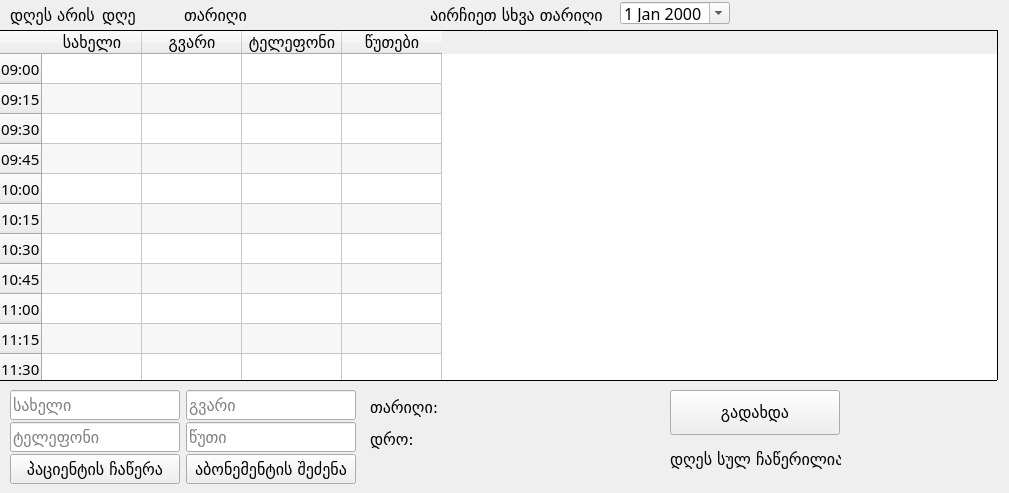
    <widget class="QWidget" name="sol_2">
     <attribute name="title">
      <string>სოლარიუმი 2</string>
     </attribute>
     <widget class="QLabel" name="sol_2_time">
      <property name="geometry">
       <rect>
        <x>432</x>
        <y>428</y>
        <width>90</width>
        <height>16</height>
       </rect>
      </property>
      <property name="font">
       <font>
        <family>BPG Nino Mtavruli</family>
        <pointsize>12</pointsize>
       </font>
      </property>
      <property name="text">
       <string/>
      </property>
     </widget>
     <widget class="QPushButton" name="sol_2_make_an_appointment_button">
      <property name="geometry">
       <rect>
        <x>10</x>
        <y>454</y>
        <width>170</width>
        <height>30</height>
       </rect>
      </property>
      <property name="font">
       <font>
        <family>BPG Nino Mtavruli</family>
        <pointsize>12</pointsize>
       </font>
      </property>
      <property name="text">
       <string>პაციენტის ჩაწერა</string>
      </property>
     </widget>
     <widget class="QLabel" name="sol_2_patients">
      <property name="geometry">
       <rect>
        <x>852</x>
        <y>446</y>
        <width>66</width>
        <height>25</height>
       </rect>
      </property>
      <property name="font">
       <font>
        <family>BPG Nino Mtavruli</family>
        <pointsize>12</pointsize>
       </font>
      </property>
      <property name="text">
       <string/>
      </property>
     </widget>
     <widget class="QLabel" name="sol_2_current_date">
      <property name="geometry">
       <rect>
        <x>184</x>
        <y>6</y>
        <width>120</width>
        <height>19</height>
       </rect>
      </property>
      <property name="font">
       <font>
        <family>BPG Nino Mtavruli</family>
        <pointsize>12</pointsize>
       </font>
      </property>
      <property name="text">
       <string>თარიღი</string>
      </property>
     </widget>
     <widget class="QLineEdit" name="sol_2_phone">
      <property name="geometry">
       <rect>
        <x>10</x>
        <y>422</y>
        <width>170</width>
        <height>30</height>
       </rect>
      </property>
      <property name="font">
       <font>
        <family>BPG Nino Mtavruli</family>
        <pointsize>12</pointsize>
       </font>
      </property>
      <property name="placeholderText">
       <string>ტელეფონი</string>
      </property>
     </widget>
     <widget class="QLabel" name="sol_2_date_label">
      <property name="geometry">
       <rect>
        <x>370</x>
        <y>398</y>
        <width>70</width>
        <height>19</height>
       </rect>
      </property>
      <property name="font">
       <font>
        <family>BPG Nino Mtavruli</family>
        <pointsize>12</pointsize>
       </font>
      </property>
      <property name="text">
       <string>თარიღი:</string>
      </property>
     </widget>
     <widget class="QLabel" name="sol_2_patients_label">
      <property name="geometry">
       <rect>
        <x>670</x>
        <y>450</y>
        <width>171</width>
        <height>19</height>
       </rect>
      </property>
      <property name="font">
       <font>
        <family>BPG Nino Mtavruli</family>
        <pointsize>12</pointsize>
       </font>
      </property>
      <property name="text">
       <string>დღეს სულ ჩაწერილია:</string>
      </property>
     </widget>
     <widget class="QLabel" name="sol_2_choose_date">
      <property name="geometry">
       <rect>
        <x>430</x>
        <y>6</y>
        <width>174</width>
        <height>19</height>
       </rect>
      </property>
      <property name="font">
       <font>
        <family>BPG Nino Mtavruli</family>
        <pointsize>12</pointsize>
       </font>
      </property>
      <property name="text">
       <string>აირჩიეთ სხვა თარიღი:</string>
      </property>
     </widget>
     <widget class="QLineEdit" name="sol_2_lname">
      <property name="geometry">
       <rect>
        <x>186</x>
        <y>390</y>
        <width>170</width>
        <height>30</height>
       </rect>
      </property>
      <property name="font">
       <font>
        <family>BPG Nino Mtavruli</family>
        <pointsize>12</pointsize>
       </font>
      </property>
      <property name="whatsThis">
       <string/>
      </property>
      <property name="inputMask">
       <string/>
      </property>
      <property name="placeholderText">
       <string>გვარი</string>
      </property>
     </widget>
     <widget class="QPushButton" name="sol_2_pay_button">
      <property name="geometry">
       <rect>
        <x>670</x>
        <y>390</y>
        <width>170</width>
        <height>45</height>
       </rect>
      </property>
      <property name="font">
       <font>
        <family>BPG Nino Mtavruli</family>
        <pointsize>12</pointsize>
       </font>
      </property>
      <property name="text">
       <string>გადახდა</string>
      </property>
     </widget>
     <widget class="QLineEdit" name="sol_2_minutes">
      <property name="geometry">
       <rect>
        <x>186</x>
        <y>422</y>
        <width>170</width>
        <height>30</height>
       </rect>
      </property>
      <property name="font">
       <font>
        <family>BPG Nino Mtavruli</family>
        <pointsize>12</pointsize>
       </font>
      </property>
      <property name="placeholderText">
       <string>წუთი</string>
      </property>
     </widget>
     <widget class="QLineEdit" name="sol_2_fname">
      <property name="geometry">
       <rect>
        <x>10</x>
        <y>390</y>
        <width>170</width>
        <height>30</height>
       </rect>
      </property>
      <property name="font">
       <font>
        <family>BPG Nino Mtavruli</family>
        <pointsize>12</pointsize>
       </font>
      </property>
      <property name="placeholderText">
       <string>სახელი</string>
      </property>
     </widget>
     <widget class="QTableWidget" name="sol_2_appointments">
      <property name="geometry">
       <rect>
        <x>-2</x>
        <y>30</y>
        <width>1000</width>
        <height>351</height>
       </rect>
      </property>
      <property name="sizePolicy">
       <sizepolicy hsizetype="Expanding" vsizetype="Expanding">
        <horstretch>0</horstretch>
        <verstretch>0</verstretch>
       </sizepolicy>
      </property>
      <property name="maximumSize">
       <size>
        <width>1001</width>
        <height>16777215</height>
       </size>
      </property>
      <property name="baseSize">
       <size>
        <width>0</width>
        <height>0</height>
       </size>
      </property>
      <property name="font">
       <font>
        <family>BPG Nino Mtavruli</family>
        <pointsize>11</pointsize>
       </font>
      </property>
      <property name="styleSheet">
       <string notr="true">QTableWidget#sol_1 {
	color: red;
}</string>
      </property>
      <property name="frameShape">
       <enum>QFrame::Panel</enum>
      </property>
      <property name="frameShadow">
       <enum>QFrame::Plain</enum>
      </property>
      <property name="verticalScrollBarPolicy">
       <enum>Qt::ScrollBarAlwaysOff</enum>
      </property>
      <property name="alternatingRowColors">
       <bool>true</bool>
      </property>
      <property name="showGrid">
       <bool>true</bool>
      </property>
      <property name="gridStyle">
       <enum>Qt::SolidLine</enum>
      </property>
      <property name="sortingEnabled">
       <bool>false</bool>
      </property>
      <row>
       <property name="text">
        <string>09:00</string>
       </property>
      </row>
      <row>
       <property name="text">
        <string>09:15</string>
       </property>
      </row>
      <row>
       <property name="text">
        <string>09:30</string>
       </property>
      </row>
      <row>
       <property name="text">
        <string>09:45</string>
       </property>
      </row>
      <row>
       <property name="text">
        <string>10:00</string>
       </property>
      </row>
      <row>
       <property name="text">
        <string>10:15</string>
       </property>
      </row>
      <row>
       <property name="text">
        <string>10:30</string>
       </property>
      </row>
      <row>
       <property name="text">
        <string>10:45</string>
       </property>
      </row>
      <row>
       <property name="text">
        <string>11:00</string>
       </property>
      </row>
      <row>
       <property name="text">
        <string>11:15</string>
       </property>
      </row>
      <row>
       <property name="text">
        <string>11:30</string>
       </property>
      </row>
      <row>
       <property name="text">
        <string>11:45</string>
       </property>
      </row>
      <row>
       <property name="text">
        <string>12:00</string>
       </property>
      </row>
      <row>
       <property name="text">
        <string>12:15</string>
       </property>
      </row>
      <row>
       <property name="text">
        <string>12:30</string>
       </property>
      </row>
      <row>
       <property name="text">
        <string>12:45</string>
       </property>
      </row>
      <row>
       <property name="text">
        <string>13:00</string>
       </property>
      </row>
      <row>
       <property name="text">
        <string>13:15</string>
       </property>
      </row>
      <row>
       <property name="text">
        <string>13:30</string>
       </property>
      </row>
      <row>
       <property name="text">
        <string>13:45</string>
       </property>
      </row>
      <row>
       <property name="text">
        <string>14:00</string>
       </property>
      </row>
      <row>
       <property name="text">
        <string>14:15</string>
       </property>
      </row>
      <row>
       <property name="text">
        <string>14:30</string>
       </property>
      </row>
      <row>
       <property name="text">
        <string>14:45</string>
       </property>
      </row>
      <row>
       <property name="text">
        <string>15:00</string>
       </property>
      </row>
      <row>
       <property name="text">
        <string>15:15</string>
       </property>
      </row>
      <row>
       <property name="text">
        <string>15:30</string>
       </property>
      </row>
      <row>
       <property name="text">
        <string>15:45</string>
       </property>
      </row>
      <row>
       <property name="text">
        <string>16:00</string>
       </property>
      </row>
      <row>
       <property name="text">
        <string>16:15</string>
       </property>
      </row>
      <row>
       <property name="text">
        <string>16:30</string>
       </property>
      </row>
      <row>
       <property name="text">
        <string>16:45</string>
       </property>
      </row>
      <row>
       <property name="text">
        <string>17:00</string>
       </property>
      </row>
      <row>
       <property name="text">
        <string>17:15</string>
       </property>
      </row>
      <row>
       <property name="text">
        <string>17:30</string>
       </property>
      </row>
      <row>
       <property name="text">
        <string>17:45</string>
       </property>
      </row>
      <row>
       <property name="text">
        <string>18:00</string>
       </property>
      </row>
      <row>
       <property name="text">
        <string>18:15</string>
       </property>
      </row>
      <row>
       <property name="text">
        <string>18:30</string>
       </property>
      </row>
      <row>
       <property name="text">
        <string>18:45</string>
       </property>
      </row>
      <row>
       <property name="text">
        <string>19:00</string>
       </property>
      </row>
      <row>
       <property name="text">
        <string>19:15</string>
       </property>
      </row>
      <row>
       <property name="text">
        <string>19:30</string>
       </property>
      </row>
      <row>
       <property name="text">
        <string>19:45</string>
       </property>
      </row>
      <column>
       <property name="text">
        <string>სახელი</string>
       </property>
       <property name="font">
        <font>
         <family>BPG Nino Mtavruli</family>
         <pointsize>12</pointsize>
        </font>
       </property>
       <property name="textAlignment">
        <set>AlignCenter</set>
       </property>
      </column>
      <column>
       <property name="text">
        <string>გვარი</string>
       </property>
       <property name="font">
        <font>
         <family>BPG Nino Mtavruli</family>
         <pointsize>12</pointsize>
        </font>
       </property>
       <property name="textAlignment">
        <set>AlignCenter</set>
       </property>
      </column>
      <column>
       <property name="text">
        <string>ტელეფონი</string>
       </property>
       <property name="font">
        <font>
         <family>BPG Nino Mtavruli</family>
         <pointsize>12</pointsize>
        </font>
       </property>
       <property name="textAlignment">
        <set>AlignCenter</set>
       </property>
      </column>
      <column>
       <property name="text">
        <string>წუთები</string>
       </property>
       <property name="font">
        <font>
         <family>BPG Nino Mtavruli</family>
         <pointsize>12</pointsize>
        </font>
       </property>
       <property name="textAlignment">
        <set>AlignCenter</set>
       </property>
      </column>
      <item row="2" column="1">
       <property name="text">
        <string/>
       </property>
      </item>
      <item row="4" column="2">
       <property name="text">
        <string/>
       </property>
      </item>
     </widget>
     <widget class="QLabel" name="sol_2_time_label">
      <property name="geometry">
       <rect>
        <x>370</x>
        <y>430</y>
        <width>42</width>
        <height>19</height>
       </rect>
      </property>
      <property name="font">
       <font>
        <family>BPG Nino Mtavruli</family>
        <pointsize>12</pointsize>
       </font>
      </property>
      <property name="text">
       <string>დრო:</string>
      </property>
     </widget>
     <widget class="QDateEdit" name="sol_2_new_date">
      <property name="geometry">
       <rect>
        <x>620</x>
        <y>2</y>
        <width>110</width>
        <height>22</height>
       </rect>
      </property>
      <property name="font">
       <font>
        <family>BPG Nino Mtavruli</family>
        <pointsize>12</pointsize>
       </font>
      </property>
      <property name="calendarPopup">
       <bool>true</bool>
      </property>
     </widget>
     <widget class="QLabel" name="today_is_sol_2">
      <property name="geometry">
       <rect>
        <x>10</x>
        <y>6</y>
        <width>85</width>
        <height>19</height>
       </rect>
      </property>
      <property name="font">
       <font>
        <family>BPG Nino Mtavruli</family>
        <pointsize>12</pointsize>
       </font>
      </property>
      <property name="text">
       <string>დღეს არის:</string>
      </property>
     </widget>
     <widget class="QLabel" name="sol_2_current_day">
      <property name="geometry">
       <rect>
        <x>102</x>
        <y>5</y>
        <width>81</width>
        <height>20</height>
       </rect>
      </property>
      <property name="font">
       <font>
        <family>BPG Nino Mtavruli</family>
        <pointsize>12</pointsize>
       </font>
      </property>
      <property name="text">
       <string>დღე</string>
      </property>
     </widget>
     <widget class="QLabel" name="sol_2_date">
      <property name="geometry">
       <rect>
        <x>450</x>
        <y>398</y>
        <width>90</width>
        <height>20</height>
       </rect>
      </property>
      <property name="font">
       <font>
        <family>BPG Nino Mtavruli</family>
        <pointsize>12</pointsize>
       </font>
      </property>
      <property name="text">
       <string/>
      </property>
     </widget>
     <widget class="QPushButton" name="sol_2_buy_subscription_button">
      <property name="geometry">
       <rect>
        <x>186</x>
        <y>454</y>
        <width>170</width>
        <height>30</height>
       </rect>
      </property>
      <property name="font">
       <font>
        <family>BPG Nino Mtavruli</family>
        <pointsize>12</pointsize>
       </font>
      </property>
      <property name="text">
       <string>აბონემენტის შეძენა</string>
      </property>
     </widget>
    </widget>
